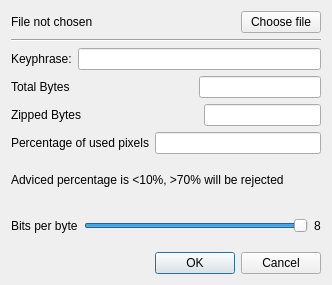
<?xml version="1.0" encoding="UTF-8"?>
<ui version="4.0">
 <class>EncryptDialog</class>
 <widget class="QDialog" name="EncryptDialog">
  <property name="geometry">
   <rect>
    <x>0</x>
    <y>0</y>
    <width>332</width>
    <height>285</height>
   </rect>
  </property>
  <property name="windowTitle">
   <string>Dialog</string>
  </property>
  <property name="windowIcon">
   <iconset resource="resource.qrc">
    <normaloff>:/icons/image.png</normaloff>:/icons/image.png</iconset>
  </property>
  <layout class="QVBoxLayout" name="verticalLayout_4">
   <item>
    <layout class="QVBoxLayout" name="verticalLayout_3">
     <item>
      <layout class="QVBoxLayout" name="verticalLayout_2">
       <item>
        <layout class="QHBoxLayout" name="horizontalLayout_2">
         <item>
          <widget class="QLabel" name="fileLabel">
           <property name="text">
            <string>File not chosen</string>
           </property>
          </widget>
         </item>
         <item>
          <spacer name="horizontalSpacer_3">
           <property name="orientation">
            <enum>Qt::Horizontal</enum>
           </property>
           <property name="sizeHint" stdset="0">
            <size>
             <width>40</width>
             <height>20</height>
            </size>
           </property>
          </spacer>
         </item>
         <item>
          <widget class="QPushButton" name="fileButton">
           <property name="text">
            <string>Choose file</string>
           </property>
          </widget>
         </item>
        </layout>
       </item>
       <item>
        <widget class="Line" name="line">
         <property name="orientation">
          <enum>Qt::Horizontal</enum>
         </property>
        </widget>
       </item>
       <item>
        <layout class="QHBoxLayout" name="horizontalLayout">
         <item>
          <widget class="QLabel" name="label_3">
           <property name="text">
            <string>Keyphrase:</string>
           </property>
          </widget>
         </item>
         <item>
          <widget class="QLineEdit" name="keyLine"/>
         </item>
        </layout>
       </item>
       <item>
        <layout class="QVBoxLayout" name="verticalLayout">
         <item>
          <layout class="QHBoxLayout" name="horizontalLayout_3">
           <item>
            <widget class="QLabel" name="label_4">
             <property name="text">
              <string>Total Bytes</string>
             </property>
            </widget>
           </item>
           <item>
            <spacer name="horizontalSpacer_2">
             <property name="orientation">
              <enum>Qt::Horizontal</enum>
             </property>
             <property name="sizeHint" stdset="0">
              <size>
               <width>40</width>
               <height>20</height>
              </size>
             </property>
            </spacer>
           </item>
           <item>
            <widget class="QLineEdit" name="totalBytes">
             <property name="readOnly">
              <bool>true</bool>
             </property>
            </widget>
           </item>
          </layout>
         </item>
         <item>
          <layout class="QHBoxLayout" name="horizontalLayout_4">
           <item>
            <widget class="QLabel" name="label_5">
             <property name="text">
              <string>Zipped Bytes</string>
             </property>
            </widget>
           </item>
           <item>
            <spacer name="horizontalSpacer">
             <property name="orientation">
              <enum>Qt::Horizontal</enum>
             </property>
             <property name="sizeHint" stdset="0">
              <size>
               <width>40</width>
               <height>20</height>
              </size>
             </property>
            </spacer>
           </item>
           <item>
            <widget class="QLineEdit" name="zippedBytes">
             <property name="readOnly">
              <bool>true</bool>
             </property>
            </widget>
           </item>
          </layout>
         </item>
         <item>
          <layout class="QHBoxLayout" name="horizontalLayout_5">
           <item>
            <widget class="QLabel" name="label_6">
             <property name="text">
              <string>Percentage of used pixels</string>
             </property>
            </widget>
           </item>
           <item>
            <widget class="QLineEdit" name="percentage">
             <property name="readOnly">
              <bool>true</bool>
             </property>
            </widget>
           </item>
          </layout>
         </item>
         <item>
          <widget class="QLabel" name="label_7">
           <property name="text">
            <string>Adviced percentage is &lt;10%, &gt;70% will be rejected</string>
           </property>
          </widget>
         </item>
         <item>
          <layout class="QHBoxLayout" name="horizontalLayout_6">
           <item>
            <widget class="QLabel" name="label_2">
             <property name="text">
              <string>Bits per byte</string>
             </property>
            </widget>
           </item>
           <item>
            <widget class="QSlider" name="bitsSlider">
             <property name="cursor">
              <cursorShape>ArrowCursor</cursorShape>
             </property>
             <property name="minimum">
              <number>1</number>
             </property>
             <property name="maximum">
              <number>8</number>
             </property>
             <property name="pageStep">
              <number>2</number>
             </property>
             <property name="value">
              <number>8</number>
             </property>
             <property name="orientation">
              <enum>Qt::Horizontal</enum>
             </property>
            </widget>
           </item>
           <item>
            <widget class="QLabel" name="bitsUsedLbl">
             <property name="text">
              <string>8</string>
             </property>
            </widget>
           </item>
          </layout>
         </item>
        </layout>
       </item>
      </layout>
     </item>
     <item>
      <widget class="QDialogButtonBox" name="buttonBox">
       <property name="orientation">
        <enum>Qt::Horizontal</enum>
       </property>
       <property name="standardButtons">
        <set>QDialogButtonBox::Cancel|QDialogButtonBox::Ok</set>
       </property>
      </widget>
     </item>
    </layout>
   </item>
  </layout>
 </widget>
 <resources>
  <include location="resource.qrc"/>
 </resources>
 <connections>
  <connection>
   <sender>buttonBox</sender>
   <signal>accepted()</signal>
   <receiver>EncryptDialog</receiver>
   <slot>accept()</slot>
   <hints>
    <hint type="sourcelabel">
     <x>248</x>
     <y>254</y>
    </hint>
    <hint type="destinationlabel">
     <x>157</x>
     <y>274</y>
    </hint>
   </hints>
  </connection>
  <connection>
   <sender>buttonBox</sender>
   <signal>rejected()</signal>
   <receiver>EncryptDialog</receiver>
   <slot>reject()</slot>
   <hints>
    <hint type="sourcelabel">
     <x>316</x>
     <y>260</y>
    </hint>
    <hint type="destinationlabel">
     <x>286</x>
     <y>274</y>
    </hint>
   </hints>
  </connection>
 </connections>
</ui>
